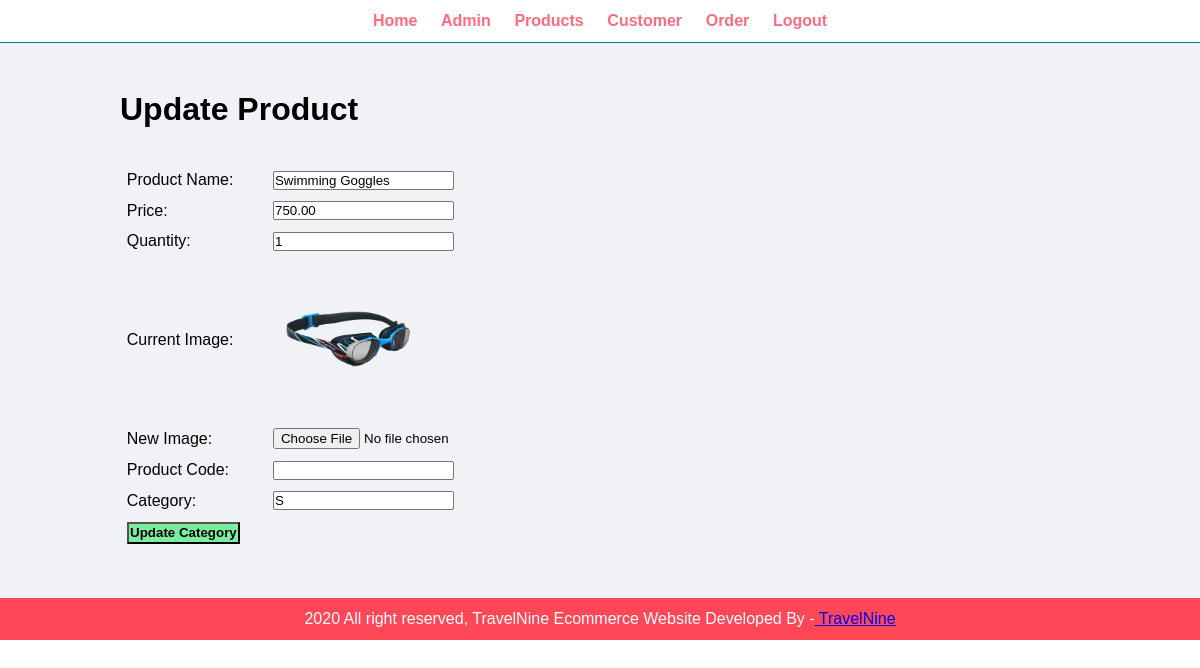
The page /admin/update-category.php?id=2 on the database its author committed.
### tables this page shows
CREATE TABLE IF NOT EXISTS `product` (
  `id` int(11) NOT NULL AUTO_INCREMENT,
  `product_name` varchar(255) NOT NULL,
  `product_price` varchar(100) NOT NULL,
  `product_qty` int(11) NOT NULL DEFAULT 1,
  `product_image` varchar(255) NOT NULL,
  `product_code` varchar(50) NOT NULL,
  `category` varchar(10) NOT NULL,
  PRIMARY KEY (`id`),
  UNIQUE KEY `product_code_2` (`product_code`),
  KEY `product_code` (`product_code`)
);

### admin/update-category.php (the view, shortened to what this page needs)
<?php include('partials/menu.php') ?>
<div class="main-content">
    <div class="wrapper">
    <h1>Update Product</h1>
    <br><br>
    <?php
    if(isset($_GET['id'])){
        $id = $_GET['id'];
        $sql = "SELECT * FROM product WHERE id='$id' ";
        $res = mysqli_query($conn,$sql);
        $count = mysqli_num_rows($res);
        if($count==1){
            $row = mysqli_fetch_assoc($res);
            $p_name = $row['product_name'];
            $price = $row['product_price'];
            $qty = $row['product_qty'];
             $current_image = $row['product_image'];
            $product_code = $row['product_code'];
            $category=  $row['category'];
        }
        else{
            $_SESSION['no-category-found'] = "<div class ='error'>Category not Found.</div>";
            header("location:".'http://localhost/project/admin/manage-category.php');
        }
    }
    else{
        header("location:".'http://localhost/project/admin/manage-category.php');
    }
    ?>
    <form action="" method="POST" enctype="multipart/form-data">
        <table class="tbl-30">
            <tr>
                <td>Product Name:</td>
                <td><input type="text" name="title" value="<?php echo $p_name; ?>"></td>
            </tr>
            <tr>
                <td>Price:</td>
                <td><input type="number" name="price" value="<?php echo $price; ?>"></td>
            </tr>
            <tr>
                <td>Quantity:</td>
                <td><input type="number" name="quantity" value="<?php echo $qty; ?>"></td>
            </tr>
            <tr>
                <td>Current Image:</td>
                <td>
                <?php
                    if($current_image !=""){
                        ?>
                        <img src="http://localhost/project/image<?php echo $current_image; ?>" width="150px">
                        <?php
                    }
                    else{
                        echo "<div class='error'>Image not Added</div>";
                    }
                ?>
                </td>
            </tr>
            <tr>
                <td>New Image:</td>
                <td><input type="file" name="image"></td>
            </tr>
            <tr>
                <td>Product Code:</td>
                <td><input type="number" name="pcode" value="<?php echo $product_code; ?>"></td>
            </tr>
            <tr>
                <td>Category:</td>
                <td><input type="text" name="category" value="<?php echo $category; ?>"></td>
            </tr>
            <tr>
                 <td>
                 <input type="submit" name="submit" value="Update Category" class="btn-secondary">
                 </td>
            </tr>
        </table>
    </form>
    </div>
</div>
<?php include('partials/footer.php') ?>

### admin/admin.css (style rules this page uses)
* { margin: 0; padding: 0; font-family: Arial, Helvetica, sans-serif; }
.wrapper { padding: 1%; width: 80%; margin: 0 auto; }
.tbl-30 { width: 50%; }
table tr td { padding: 1%; }
.btn-secondary { background-color: #7bed9f; padding: 1%; color:black; text-decoration: none; font-weight: bold; }
.main-content { background-color:#f1f2f6 ; padding: 3% 0; }

### rows shown on the page
product: title "Swimming Goggles", price "750.00", quantity "1", product_image (picture), category "S"
